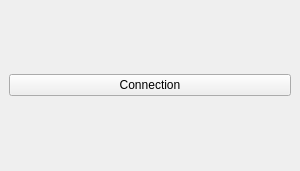
<?xml version="1.0" encoding="UTF-8"?>
<ui version="4.0">
 <class>MainWindow</class>
 <widget class="QMainWindow" name="MainWindow">
  <property name="geometry">
   <rect>
    <x>0</x>
    <y>0</y>
    <width>300</width>
    <height>171</height>
   </rect>
  </property>
  <property name="windowTitle">
   <string>MainWindow</string>
  </property>
  <widget class="QWidget" name="centralwidget">
   <property name="minimumSize">
    <size>
     <width>300</width>
     <height>150</height>
    </size>
   </property>
   <layout class="QGridLayout" name="gridLayout">
    <item row="0" column="0">
     <widget class="QPushButton" name="mainDialogButton">
      <property name="text">
       <string>Connection</string>
      </property>
     </widget>
    </item>
   </layout>
  </widget>
  <widget class="QMenuBar" name="menuBar">
   <property name="geometry">
    <rect>
     <x>0</x>
     <y>0</y>
     <width>300</width>
     <height>21</height>
    </rect>
   </property>
  </widget>
 </widget>
 <resources/>
 <connections/>
</ui>
